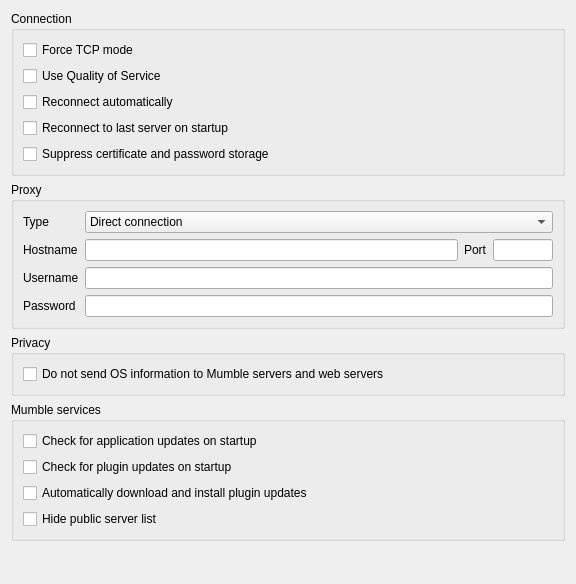
<?xml version="1.0" encoding="UTF-8"?>
<ui version="4.0">
 <class>NetworkConfig</class>
 <widget class="QWidget" name="NetworkConfig">
  <property name="geometry">
   <rect>
    <x>0</x>
    <y>0</y>
    <width>576</width>
    <height>584</height>
   </rect>
  </property>
  <property name="windowTitle">
   <string notr="true">Form</string>
  </property>
  <property name="accessibleName">
   <string>Username</string>
  </property>
  <layout class="QVBoxLayout" name="verticalLayout_2">
   <item>
    <widget class="QGroupBox" name="qgbConnection">
     <property name="sizePolicy">
      <sizepolicy hsizetype="Preferred" vsizetype="Minimum">
       <horstretch>0</horstretch>
       <verstretch>0</verstretch>
      </sizepolicy>
     </property>
     <property name="title">
      <string>Connection</string>
     </property>
     <layout class="QVBoxLayout">
      <item>
       <widget class="QCheckBox" name="qcbTcpMode">
        <property name="toolTip">
         <string>Use TCP compatibility mode</string>
        </property>
        <property name="whatsThis">
         <string>&lt;b&gt;Enable TCP compatibility mode&lt;/b&gt;.&lt;br /&gt;This will make Mumble use only TCP when communicating with the server. This will increase overhead and cause lost packets to produce noticeable pauses in communication, so this should only be used if you are unable to use the default (which uses UDP for voice and TCP for control).</string>
        </property>
        <property name="text">
         <string>Force TCP mode</string>
        </property>
       </widget>
      </item>
      <item>
       <widget class="QCheckBox" name="qcbQoS">
        <property name="toolTip">
         <string>Enable QoS to prioritize packets</string>
        </property>
        <property name="whatsThis">
         <string>This will enable QoS, which will attempt to prioritize voice packets over other traffic.</string>
        </property>
        <property name="text">
         <string>Use Quality of Service</string>
        </property>
       </widget>
      </item>
      <item>
       <widget class="QCheckBox" name="qcbAutoReconnect">
        <property name="toolTip">
         <string>Reconnect when disconnected</string>
        </property>
        <property name="whatsThis">
         <string>&lt;b&gt;Reconnect when disconnected&lt;/b&gt;.&lt;br /&gt;This will make Mumble try to automatically reconnect after 10 seconds if your server connection fails.</string>
        </property>
        <property name="text">
         <string>Reconnect automatically</string>
        </property>
       </widget>
      </item>
      <item>
       <widget class="QCheckBox" name="qcbAutoConnect">
        <property name="toolTip">
         <string>Reconnect to last used server when starting Mumble</string>
        </property>
        <property name="text">
         <string>Reconnect to last server on startup</string>
        </property>
       </widget>
      </item>
      <item>
       <widget class="QCheckBox" name="qcbSuppressIdentity">
        <property name="toolTip">
         <string>Don't send certificate to server and don't save passwords. (Not saved).</string>
        </property>
        <property name="whatsThis">
         <string>&lt;b&gt;This will suppress identity information from the client.&lt;/b&gt;&lt;p&gt;The client will not identify itself with a certificate, even if defined, and will not cache passwords for connections. This is primarily a test-option and is not saved.&lt;/p&gt;</string>
        </property>
        <property name="text">
         <string>Suppress certificate and password storage</string>
        </property>
       </widget>
      </item>
     </layout>
    </widget>
   </item>
   <item>
    <widget class="QGroupBox" name="qgbProxy">
     <property name="sizePolicy">
      <sizepolicy hsizetype="Expanding" vsizetype="Minimum">
       <horstretch>0</horstretch>
       <verstretch>0</verstretch>
      </sizepolicy>
     </property>
     <property name="title">
      <string>Proxy</string>
     </property>
     <layout class="QGridLayout">
      <item row="0" column="0">
       <widget class="QLabel" name="qlType">
        <property name="text">
         <string>Type</string>
        </property>
        <property name="buddy">
         <cstring>qcbType</cstring>
        </property>
       </widget>
      </item>
      <item row="0" column="1" colspan="3">
       <widget class="MUComboBox" name="qcbType">
        <property name="sizePolicy">
         <sizepolicy hsizetype="Preferred" vsizetype="Fixed">
          <horstretch>0</horstretch>
          <verstretch>0</verstretch>
         </sizepolicy>
        </property>
        <property name="toolTip">
         <string>Type of proxy to connect through</string>
        </property>
        <property name="whatsThis">
         <string>&lt;b&gt;Type of proxy to connect through.&lt;/b&gt;&lt;br /&gt;This makes Mumble connect through a proxy for all outgoing connections. Note: Proxy tunneling forces Mumble into TCP compatibility mode, causing all voice data to be sent via the control channel.</string>
        </property>
        <property name="accessibleName">
         <string>Proxy type</string>
        </property>
        <item>
         <property name="text">
          <string>Direct connection</string>
         </property>
        </item>
        <item>
         <property name="text">
          <string>HTTP(S) proxy</string>
         </property>
        </item>
        <item>
         <property name="text">
          <string>SOCKS5 proxy</string>
         </property>
        </item>
       </widget>
      </item>
      <item row="1" column="0">
       <widget class="QLabel" name="qlHostname">
        <property name="text">
         <string>Hostname</string>
        </property>
        <property name="alignment">
         <set>Qt::AlignLeading|Qt::AlignLeft|Qt::AlignVCenter</set>
        </property>
        <property name="buddy">
         <cstring>qleHostname</cstring>
        </property>
       </widget>
      </item>
      <item row="1" column="1">
       <widget class="QLineEdit" name="qleHostname">
        <property name="sizePolicy">
         <sizepolicy hsizetype="Expanding" vsizetype="Fixed">
          <horstretch>0</horstretch>
          <verstretch>0</verstretch>
         </sizepolicy>
        </property>
        <property name="toolTip">
         <string>Hostname of the proxy</string>
        </property>
        <property name="whatsThis">
         <string>&lt;b&gt;Hostname of the proxy.&lt;/b&gt;&lt;br /&gt;This field specifies the hostname of the proxy you wish to tunnel network traffic through.</string>
        </property>
        <property name="accessibleName">
         <string>Proxy hostname</string>
        </property>
        <property name="text">
         <string/>
        </property>
       </widget>
      </item>
      <item row="1" column="2">
       <widget class="QLabel" name="qlPort">
        <property name="sizePolicy">
         <sizepolicy hsizetype="Preferred" vsizetype="Preferred">
          <horstretch>0</horstretch>
          <verstretch>0</verstretch>
         </sizepolicy>
        </property>
        <property name="minimumSize">
         <size>
          <width>0</width>
          <height>0</height>
         </size>
        </property>
        <property name="text">
         <string>Port</string>
        </property>
        <property name="buddy">
         <cstring>qlePort</cstring>
        </property>
       </widget>
      </item>
      <item row="1" column="3">
       <widget class="QLineEdit" name="qlePort">
        <property name="sizePolicy">
         <sizepolicy hsizetype="Minimum" vsizetype="Fixed">
          <horstretch>0</horstretch>
          <verstretch>0</verstretch>
         </sizepolicy>
        </property>
        <property name="minimumSize">
         <size>
          <width>20</width>
          <height>0</height>
         </size>
        </property>
        <property name="maximumSize">
         <size>
          <width>60</width>
          <height>16777215</height>
         </size>
        </property>
        <property name="toolTip">
         <string>Port number of the proxy</string>
        </property>
        <property name="whatsThis">
         <string>&lt;b&gt;Port number of the proxy.&lt;/b&gt;&lt;br /&gt;This field specifies the port number that the proxy expects connections on.</string>
        </property>
        <property name="accessibleName">
         <string>Proxy port</string>
        </property>
        <property name="inputMask">
         <string/>
        </property>
        <property name="text">
         <string/>
        </property>
        <property name="maxLength">
         <number>5</number>
        </property>
       </widget>
      </item>
      <item row="2" column="0">
       <widget class="QLabel" name="qlUsername">
        <property name="text">
         <string>Username</string>
        </property>
        <property name="buddy">
         <cstring>qleUsername</cstring>
        </property>
       </widget>
      </item>
      <item row="2" column="1" colspan="3">
       <widget class="QLineEdit" name="qleUsername">
        <property name="toolTip">
         <string>Username for proxy authentication</string>
        </property>
        <property name="whatsThis">
         <string>&lt;b&gt;Username for proxy authentication.&lt;/b&gt;&lt;br /&gt;This specifies the username you use for authenticating yourself with the proxy. In case the proxy does not use authentication, or you want to connect anonymously, simply leave this field blank.</string>
        </property>
        <property name="accessibleName">
         <string>Proxy username</string>
        </property>
       </widget>
      </item>
      <item row="3" column="0">
       <widget class="QLabel" name="qlPassword">
        <property name="text">
         <string>Password</string>
        </property>
        <property name="buddy">
         <cstring>qlePassword</cstring>
        </property>
       </widget>
      </item>
      <item row="3" column="1" colspan="3">
       <widget class="QLineEdit" name="qlePassword">
        <property name="toolTip">
         <string>Password for proxy authentication</string>
        </property>
        <property name="whatsThis">
         <string>&lt;b&gt;Password for proxy authentication.&lt;/b&gt;&lt;br /&gt;This specifies the password you use for authenticating yourself with the proxy. In case the proxy does not use authentication, or you want to connect anonymously, simply leave this field blank.</string>
        </property>
        <property name="accessibleName">
         <string>Proxy password</string>
        </property>
        <property name="inputMask">
         <string/>
        </property>
        <property name="text">
         <string/>
        </property>
        <property name="echoMode">
         <enum>QLineEdit::Password</enum>
        </property>
       </widget>
      </item>
     </layout>
    </widget>
   </item>
   <item>
    <widget class="QGroupBox" name="qgbPrivacy">
     <property name="title">
      <string>Privacy</string>
     </property>
     <layout class="QVBoxLayout" name="verticalLayout_4">
      <item>
       <widget class="QCheckBox" name="qcbHideOS">
        <property name="toolTip">
         <string>Prevent OS information being sent to Mumble servers and web servers</string>
        </property>
        <property name="whatsThis">
         <string>&lt;b&gt;Don't send OS information to servers&lt;/b&gt;&lt;br/&gt;
Prevents the client from sending potentially identifying information about the operating system to the Mumble server and web servers.</string>
        </property>
        <property name="text">
         <string>Do not send OS information to Mumble servers and web servers</string>
        </property>
       </widget>
      </item>
     </layout>
    </widget>
   </item>
   <item>
    <widget class="QGroupBox" name="qgbServices">
     <property name="title">
      <string>Mumble services</string>
     </property>
     <layout class="QVBoxLayout" name="verticalLayout">
      <item>
       <widget class="QCheckBox" name="qcbAutoUpdate">
        <property name="toolTip">
         <string>Check for new releases of Mumble automatically.</string>
        </property>
        <property name="whatsThis">
         <string>This will check for new releases of Mumble every time you start the program, and notify you if one is available.</string>
        </property>
        <property name="text">
         <string>Check for application updates on startup</string>
        </property>
       </widget>
      </item>
      <item>
       <widget class="QCheckBox" name="qcbPluginUpdateCheck">
        <property name="toolTip">
         <string>Check for new releases of plugins automatically.</string>
        </property>
        <property name="whatsThis">
         <string>This will check for new releases of plugins every time you start the program, and download them automatically.</string>
        </property>
        <property name="text">
         <string>Check for plugin updates on startup</string>
        </property>
       </widget>
      </item>
      <item>
       <widget class="QCheckBox" name="qcbPluginAutoUpdate">
        <property name="text">
         <string>Automatically download and install plugin updates</string>
        </property>
       </widget>
      </item>
      <item>
       <widget class="QCheckBox" name="qcbDisablePublicList">
        <property name="enabled">
         <bool>true</bool>
        </property>
        <property name="toolTip">
         <string>When toggled this hides the public server list from the connect dialog</string>
        </property>
        <property name="text">
         <string>Hide public server list</string>
        </property>
       </widget>
      </item>
     </layout>
    </widget>
   </item>
   <item>
    <spacer>
     <property name="orientation">
      <enum>Qt::Vertical</enum>
     </property>
     <property name="sizeType">
      <enum>QSizePolicy::Expanding</enum>
     </property>
     <property name="sizeHint" stdset="0">
      <size>
       <width>20</width>
       <height>40</height>
      </size>
     </property>
    </spacer>
   </item>
  </layout>
 </widget>
 <customwidgets>
  <customwidget>
   <class>MUComboBox</class>
   <extends>QComboBox</extends>
   <header>widgets/MUComboBox.h</header>
  </customwidget>
 </customwidgets>
 <resources/>
 <connections/>
</ui>
